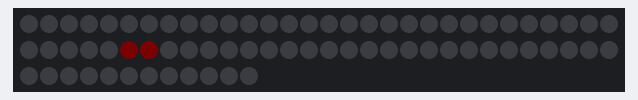
A sketch run on a simulated Arduino Uno, built for the host (arithmetic inside an expression is 32-bit, double 64-bit). On the bench: 72 RGB LEDs in strip order, left to right, continuing on the next row. Dim RGB values are drawn brighter than linear; colours are those a GRB WS2812 strip shows for the declared byte order; what the sketch prints to the serial monitor is not drawn.

Above: at 8.41 s.
At 9.77 s:
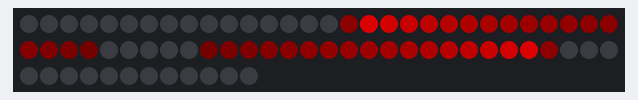
At 10.78 s:
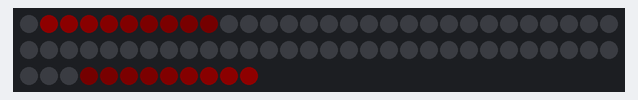
At 30.44 s:
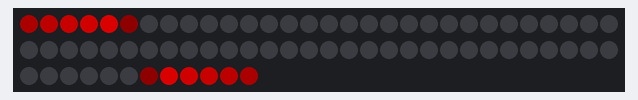
At 31.91 s:
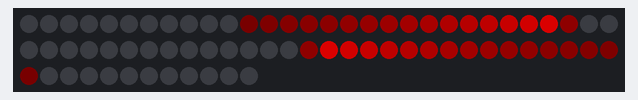
At 33.39 s:
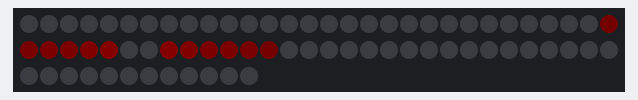

The sketch:

new_kitt_scanner_v4.ino
```cpp
//Knight Scanner v5
//By Ashrond ft. Lambtor
//https://www.programmingelectronics.com/arduino-sketch-with-millis-instead-of-delay/

#include <FastLED.h>
#define NUM_LEDS 72                                  // How many leds in your strip?
//to manage buffer for edge fade out/in, add or subtract a multiple of 2 to the NUM_LEDS
//#define NUM_LEDS_WITH_MARGIN  136
#define DATA_PIN 7

#define series1 210                                  //190 2000 for 80's 218 3000 for 2008
#define series2 239                                  //190 2000 for 80's 218 3000 for 2008
#define delay1 35                                    //Swipe fast out
#define delay2 140                                   //Swipe slow in
#define delay3 65
#define PulseFreq 15000

// Green, Red, Blue
#define Orange (70, 255, 0)
#define Red (0, 255, 0)
#define Green (255, 0, 0)
#define Blue (0, 0, 255)
#define color Red //type the name of the above predefined color you want the scanner to be


//unsigned long counter;
//unsigned long pre_counter;
//set hold delay to 2 seconds for outer edge and inner start
int nHoldOuterDelay = 2000;
int nHoldInnerDelay = 2000;
//need this
//int nAnimationSwipeFramesCount = NUM_LEDS_WITH_MARGIN - (NUM_LEDS / 2);
int nAnimationStartupFramesCount = 240;
//int nAnimationTotalFramesCount = nAnimationSwipeFramesCount + nAnimationStartupFramesCount;

//0 = out, 1 = hold, 2 = in
bool bSwipeOut = true;

CRGB leds[NUM_LEDS];                                 // Define the array of leds

void setup() {
  Serial.begin(57600);

  LEDS.addLeds<WS2812,DATA_PIN,RGB>(leds, NUM_LEDS);
  LEDS.setBrightness(200);
  //ensure all LEDS are off at start
  FastLED.clear(true);
  Serial.println("initialized");

  //initialize buttons here, startup color for all lights
}

//.nscale8 effects the length of the light trail 190 is 2000 series, 220 appears similar to 3000 series.
void fadeall() { for(int i = 0; i < NUM_LEDS; i++) { leds[i].nscale8(series1); } }   //Swipe in
void fadeall2() { for(int i = 0; i < NUM_LEDS; i++) { leds[i].nscale8(series2); } }  //Swipe out

void loop() {
  //based on any button definitions, check related value to animation mode or color settings

  system_tick();
  //Serial.println("Begin cycle");
}

void system_tick() {
    //counter=millis();

    if (bSwipeOut) {
    Serial.println("Begin cycle.");

    //------------------------Swipe Out-----------------------------------------------------------------------------------------------

    Serial.println("Swipe out");

    //startup is now 2 leds fading in, with partial blur to 1 led on each of their sides
    //fade these in by just repeatedly calling fade function a decreasing number of times between show()
    for (int nStartupIndex = 0; nStartupIndex < nAnimationStartupFramesCount; nStartupIndex++) {
      leds[(NUM_LEDS / 2) - 1] = CRGB color;
      leds[NUM_LEDS / 2] = CRGB color;
      blur1d(leds, NUM_LEDS, 20);

      //fade and blur the 2 lit LEDs gradually
      //this is done by having each frame blur a progressively lower # of times between show()
      for (int nTemp = 0; nTemp < (nAnimationStartupFramesCount - nStartupIndex); nTemp++) {
        fadeall();                                      // Apply fade effect
      }

      FastLED.show();                                 // Show the leds
      FastLED.delay(delay1);                          // Speed of cycle, in one direction
    }

    //in each step of the loop, move the 2 lit leds up by 1 in both right and left direction

    //start the loop in the center. 72/2 = 36, but to keep this symmetric we want #35 and #36 lit. actual center is led #36.5
    //since we start with 2 leds instead of 1 lit up in middle, the blur1d will fade it to start as 4 total lit
    //this margin value allows us to add iterations to the main loop, without having any leds set at max brightness
    for (int j = 1; j < (NUM_LEDS / 2); j++) {
      //int nDistanceFromCenter = j - (NUM_LEDS / 2);

      //we only set leds as max color until we get to the edges.
      //mirror the outer right edge to outer left
      leds[(NUM_LEDS / 2) + j] = CRGB color;
      leds[(NUM_LEDS / 2) - j] = CRGB color;

      blur1d(leds, NUM_LEDS, 40);
      fadeall();                                      // Apply fade effect
      FastLED.show();                                 // Show the leds

      FastLED.delay(delay1);                          // Speed of swipe out cycle, in one direction
    }

    Serial.println("fade edges out");

    //faded lights in from center, cycled them out to edges. now fade them out while at edges
    for (int nStartupIndex4 = 0; nStartupIndex4 < nAnimationStartupFramesCount; nStartupIndex4++) {
      //fade down the blurred, edge lit LEDs gradually
      fadeall();                                      // Apply fade effect
      FastLED.show();                                 // Show the leds
      FastLED.delay(delay1);                          // Speed of edge swipe out fade
    }

    bSwipeOut = false;
    //ensure all lights off before next swipe cycle
    //FastLED.clear(true);
    //this is edge delay before cycling back toward center
    //this, if uncommented, lets you add time between cycle halves
    FastLED.delay(nHoldOuterDelay);
  } else {


    //------------------------Swipe In-----------------------------------------------------------------------------------------------

    Serial.println("fade in edge lights | startupEdgeIndex ");

    leds[(NUM_LEDS - 1)] = CRGB color;
    leds[0] = CRGB color;
    //FastLED.delay(delay1);

    //fade in edge lights
    for (int nStartupEdgeIndex = 0; nStartupEdgeIndex < nAnimationStartupFramesCount; nStartupEdgeIndex++) {
      leds[(NUM_LEDS - 1)] = CRGB color;
      leds[0] = CRGB color;
      blur1d(leds, NUM_LEDS, 0);
      //Serial.print(nStartupEdgeIndex + " : ");
      int nSubLoop = nAnimationStartupFramesCount - nStartupEdgeIndex;

      //fade and blur the 2 lit LEDs gradually
      //this is done by having each frame blur a progressively lower # of times between show()
      for (int nTemp2 = 0; nTemp2 < nSubLoop; nTemp2++) {
        fadeall();                                      // Apply fade effect
      }

      FastLED.show();                                 // Show the leds
      FastLED.delay(delay1);                          // Speed of edge swipe in fade
    }
    //Serial.println("-");

    Serial.println("swipe edge lights inward k ");

    //move the lit edges in by 1 each cycle
    for (int k = 1; k < (NUM_LEDS / 2); k++) {
      Serial.print(k + " : ");
      //distance needs to start from edge
      //int nDistanceFromCenter2 = (NUM_LEDS / 2) - k;
      leds[(NUM_LEDS - k)] = CRGB color;
      leds[k-1] = CRGB color;

      //reverse order = max size - current frame#
      //this allows the i index in the loop to go up while visible LED display goes "backwards"
      blur1d(leds, NUM_LEDS, 48);
      fadeall();                                      // Apply fade effect

      FastLED.show();                                 // Show the leds
      FastLED.delay(delay3);                          // Speed swipe in cycle, in one direction
    }

    /*
    Serial.println("fade out center lights after swipe in nStartupEdgeIndex3 ");
    leds[(NUM_LEDS / 2) - 1] = CRGB color;
    leds[NUM_LEDS / 2] = CRGB color;
    FastLED.show();
    FastLED.delay(delay1);
    */
    //leds have hit center. fade them out now.
    for (int nStartupIndex3 = 0; nStartupIndex3 < nAnimationStartupFramesCount; nStartupIndex3++) {
      Serial.print(nStartupIndex3 + " : ");
      //fade down the 2 center lit LEDs gradually
      fadeall();                                      // Apply fade effect

      FastLED.show();                                 // Show the leds
      FastLED.delay(delay3);                          // Speed of cycle, in one direction
    }

    bSwipeOut = true;
    //ensure all lights off before next swipe cycle
    //FastLED.clear(true);
    FastLED.delay(nHoldInnerDelay);
    Serial.println("End cycle.");
  }
  //------------------------Mirror---------------------------

  //Serial.print(counter);
}

void mirrorToRight() {                                     // mirror data to the other half
  for (uint8_t i = 0; i < NUM_LEDS / 2; i++) {
    leds[NUM_LEDS - 1 - i] = leds[i];
  }
}

void mirrorToLeft() {
  for (uint8_t i = 0; i < NUM_LEDS / 2; i++) {
    leds[i] = leds[NUM_LEDS - 1 - i] ;
  }
}
```
